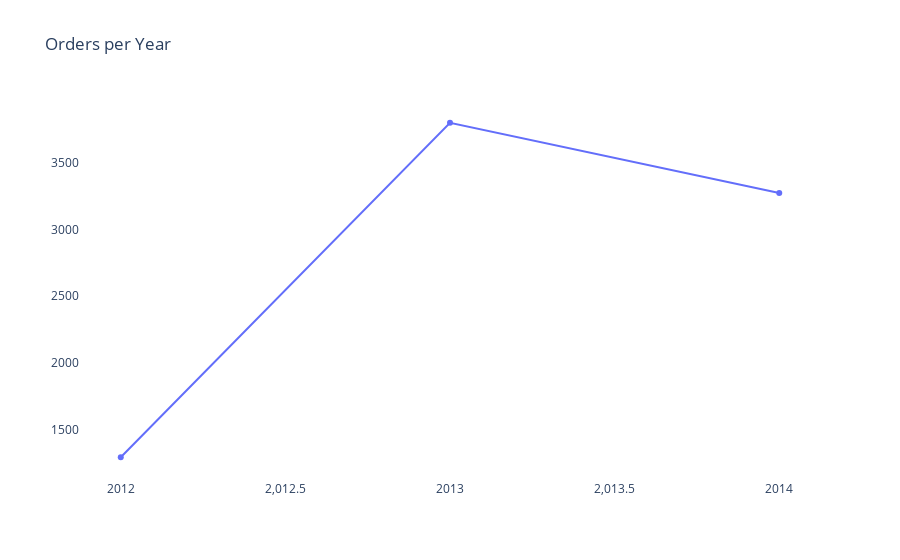
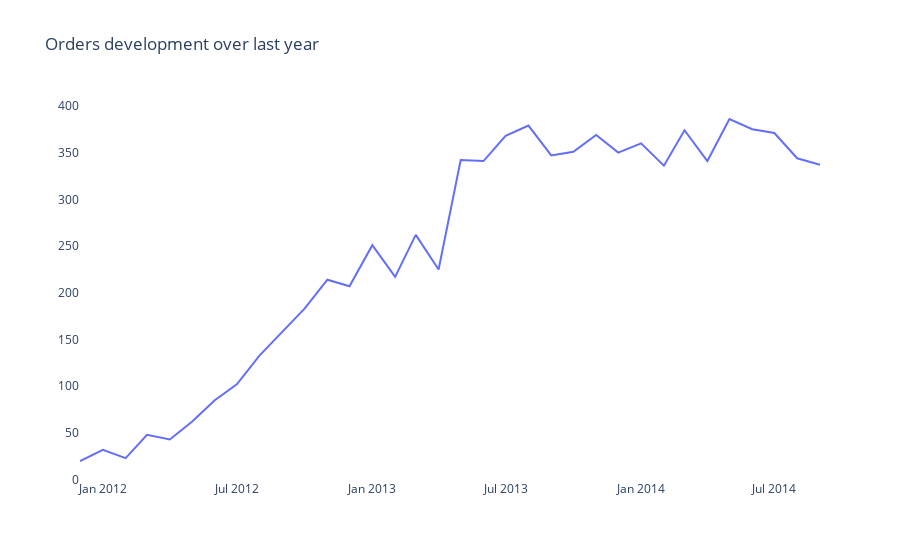
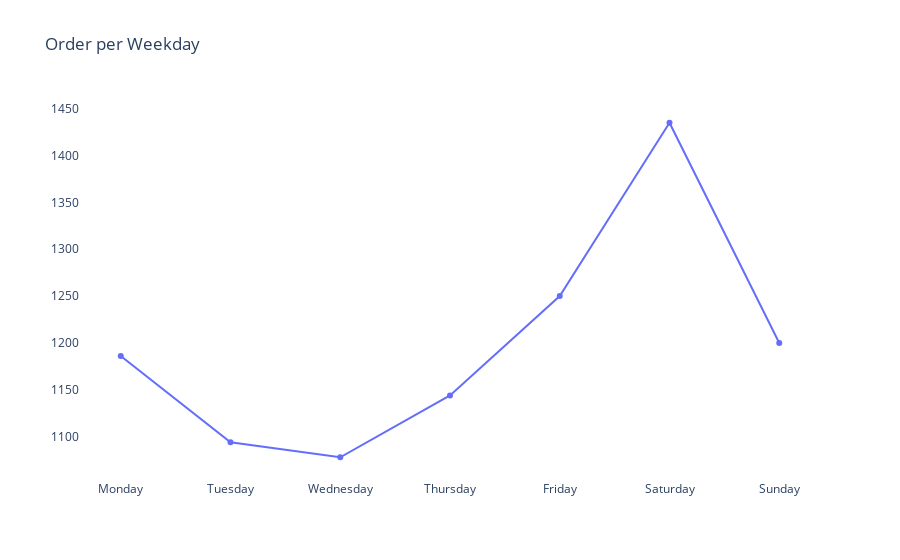

Notebook source saved alongside these figures, in order:
### Code cell
# Order over time 
df["Year"] = df.Date.dt.year
y = df[["Year", "Order"]].groupby("Year").agg({"Order": "nunique"}).Order
fig = go.Figure(data=go.Scatter(x=y.index[1:], y=y[1:]))
fig.update_layout(title_text="Orders per Year", plot_bgcolor="white", showlegend=False)
fig.show()

df['MonthYear'] = pd.to_datetime(df['Date']).dt.to_period('M')
y = df[df.MonthYear != "2014-10"][["MonthYear", "Order"]].groupby("MonthYear").agg({"Order": "nunique"}).Order
fig = go.Figure(data=go.Scatter(x=y.index.astype(str), y=y))
fig.update_layout(title_text="Orders development over last year", plot_bgcolor="white", showlegend=False)
fig.show()

df["DayOfWeek"] = df.Date.dt.day_name()
y = df[["DayOfWeek", "Order"]].groupby("DayOfWeek").agg({"Order": "nunique"}).Order.reindex(["Monday", "Tuesday", "Wednesday", "Thursday", "Friday", "Saturday", "Sunday"])
fig = go.Figure(data=go.Scatter(x=y.index.astype(str), y=y))
fig.update_layout(title_text="Order per Weekday", plot_bgcolor="white", showlegend=False)
fig.show()

### Figure 1 — Plotly figure (JSON) as saved in the notebook; plotly's stock layout.template omitted (floating-point values rounded to 4 significant figures)
{"data": [{"type": "scatter", "x": [2012, 2013, 2014], "y": [1291, 3802, 3274]}], "layout": {"plot_bgcolor": "white", "showlegend": false, "title": {"text": "Orders per Year"}}}

### Figure 2 — Plotly figure (JSON) as saved in the notebook; plotly's stock layout.template omitted (floating-point values rounded to 4 significant figures)
{"data": [{"type": "scatter", "x": ["2011-12", "2012-01", "2012-02", "2012-03", "2012-04", "2012-05", "2012-06", "2012-07", "2012-08", "2012-09", "2012-10", "2012-11", "2012-12", "2013-01", "2013-02", "2013-03", "2013-04", "2013-05", "2013-06", "2013-07", "2013-08", "2013-09", "2013-10", "2013-11", "2013-12", "2014-01", "2014-02", "2014-03", "2014-04", "2014-05", "2014-06", "2014-07", "2014-08", "2014-09"], "y": [20, 32, 23, 48, 43, 62, 85, 102, 133, 159, 183, 214, 207, 251, 217, 262, 225, 342, 341, 368, 379, 347, 351, 369, 350, 360, 336, 374, 341, 386, 375, 371, 344, 337]}], "layout": {"plot_bgcolor": "white", "showlegend": false, "title": {"text": "Orders development over last year"}}}

### Figure 3 — Plotly figure (JSON) as saved in the notebook; plotly's stock layout.template omitted (floating-point values rounded to 4 significant figures)
{"data": [{"type": "scatter", "x": ["Monday", "Tuesday", "Wednesday", "Thursday", "Friday", "Saturday", "Sunday"], "y": [1186, 1094, 1078, 1144, 1250, 1435, 1200]}], "layout": {"plot_bgcolor": "white", "showlegend": false, "title": {"text": "Order per Weekday"}}}
